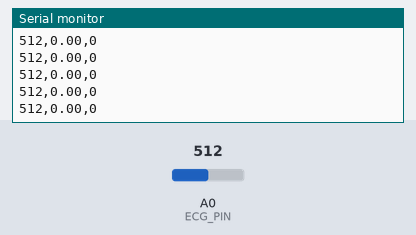
Bench run of a sketch on a simulated Arduino Uno, built with avr-gcc and run on an emulated ATmega328P. Parts: the last lines printed to the serial monitor. The test bench sets the inputs (shaded band); at power-on: A0 (ECG_PIN) = 512.

Above: at 2.7 s.
2.8 s: A0 (ECG_PIN) set to 985
At 3.4 s:
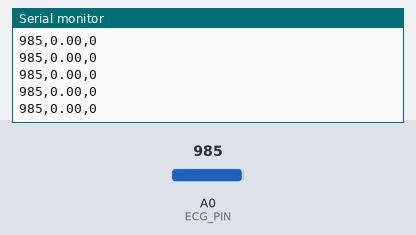
4.3 s: A0 (ECG_PIN) set to 1011
At 4.9 s:
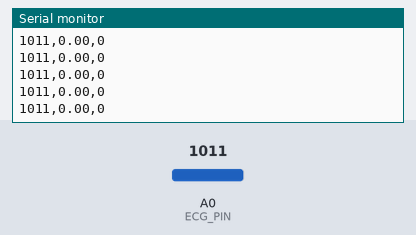
Timing chart, 0 to 7.3 s (numbered marks = the images above; inputs shaded):
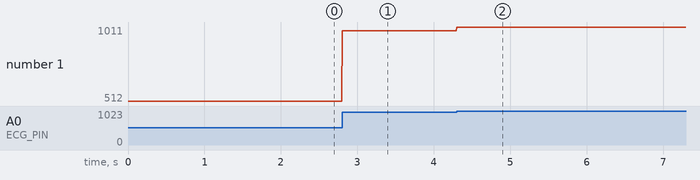

The sketch:

bpm_arduino.ino
```cpp
#include <SoftwareSerial.h>
#define ECG_PIN A0
#define THRESHOLD 700

unsigned long lastBeatTime = 0;
bool beatDetected = false;
float bpm = 0.0;
int mpu = 0;

void setup() {
  pinMode(ECG_PIN, INPUT);
  Serial.begin(115200);
}

void loop() {
  int ecgValue = analogRead(ECG_PIN);
  // Detecta un latido cuando la señal cruza el umbral
  if (ecgValue > THRESHOLD && !beatDetected) {
    beatDetected = true;

    unsigned long currentBeatTime = millis();

    // Cálcula el BPM
    if (lastBeatTime > 0) {
      bpm = 60000.0 / (currentBeatTime - lastBeatTime);

      // Imprime el valor del ECG y el BPM
    }

    lastBeatTime = currentBeatTime;
  }
  // Restablece la detección del latido cuando la señal cae por debajo del umbral
  else if (ecgValue <= THRESHOLD) {
    beatDetected = false;
  }
  Serial.print(ecgValue);
  Serial.print(",");
  Serial.print(bpm);
  mpu = bpm>100?1:0;
  Serial.print(",");
  Serial.println(mpu);

  delay(8); // Agrega un retardo de 10 ms entre cada muestreo
}
```

Measured:
- after the input at 2.8 s, the serial monitor: prints a new line at once (image 1)
- after the input at 4.3 s, the serial monitor: prints a new line at once (image 2)
- plotted number 1: 512 → 985 after the input at 2.8 s, 985 → 1011 after the input at 4.3 s
